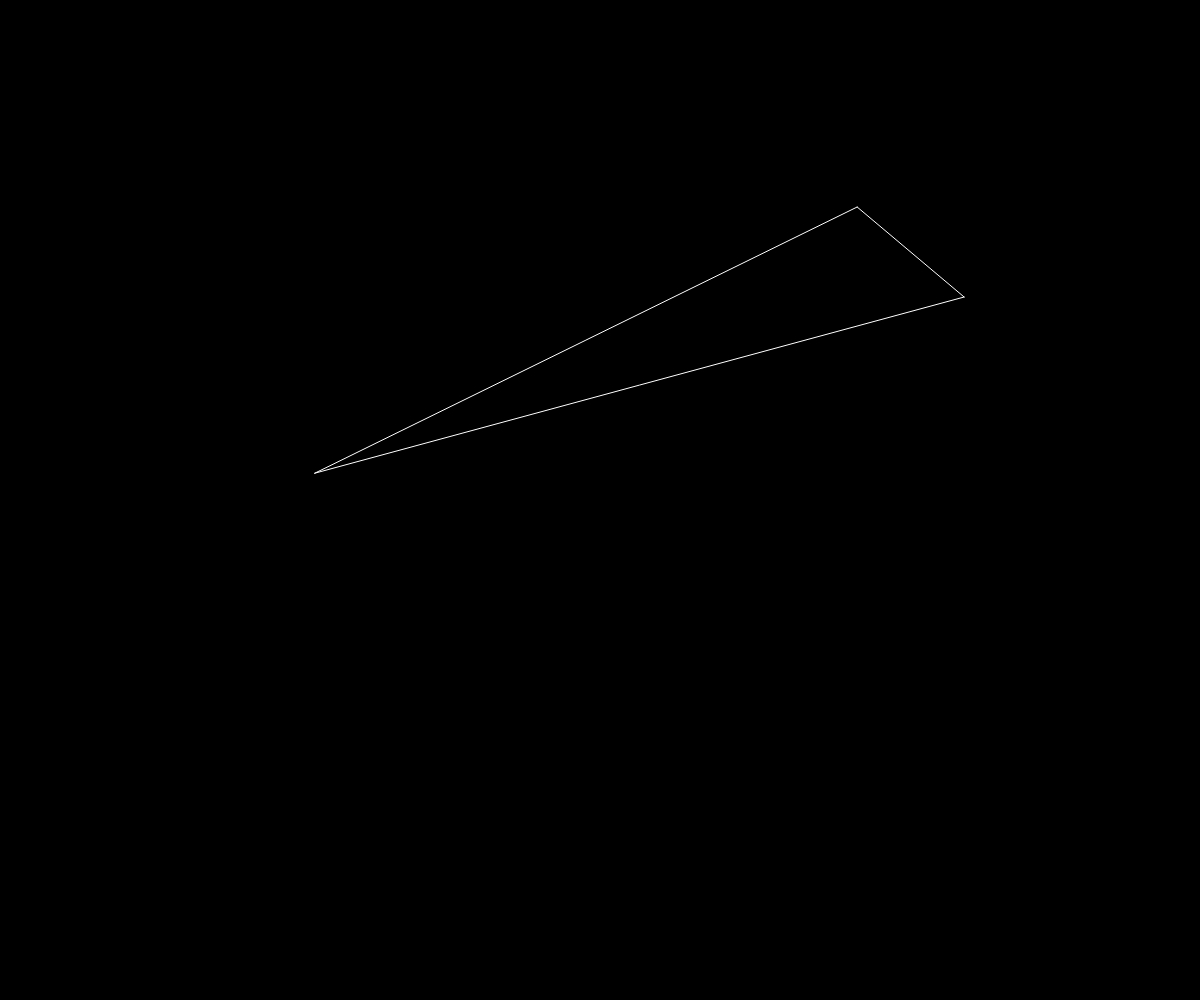
Frame 1 (no input)
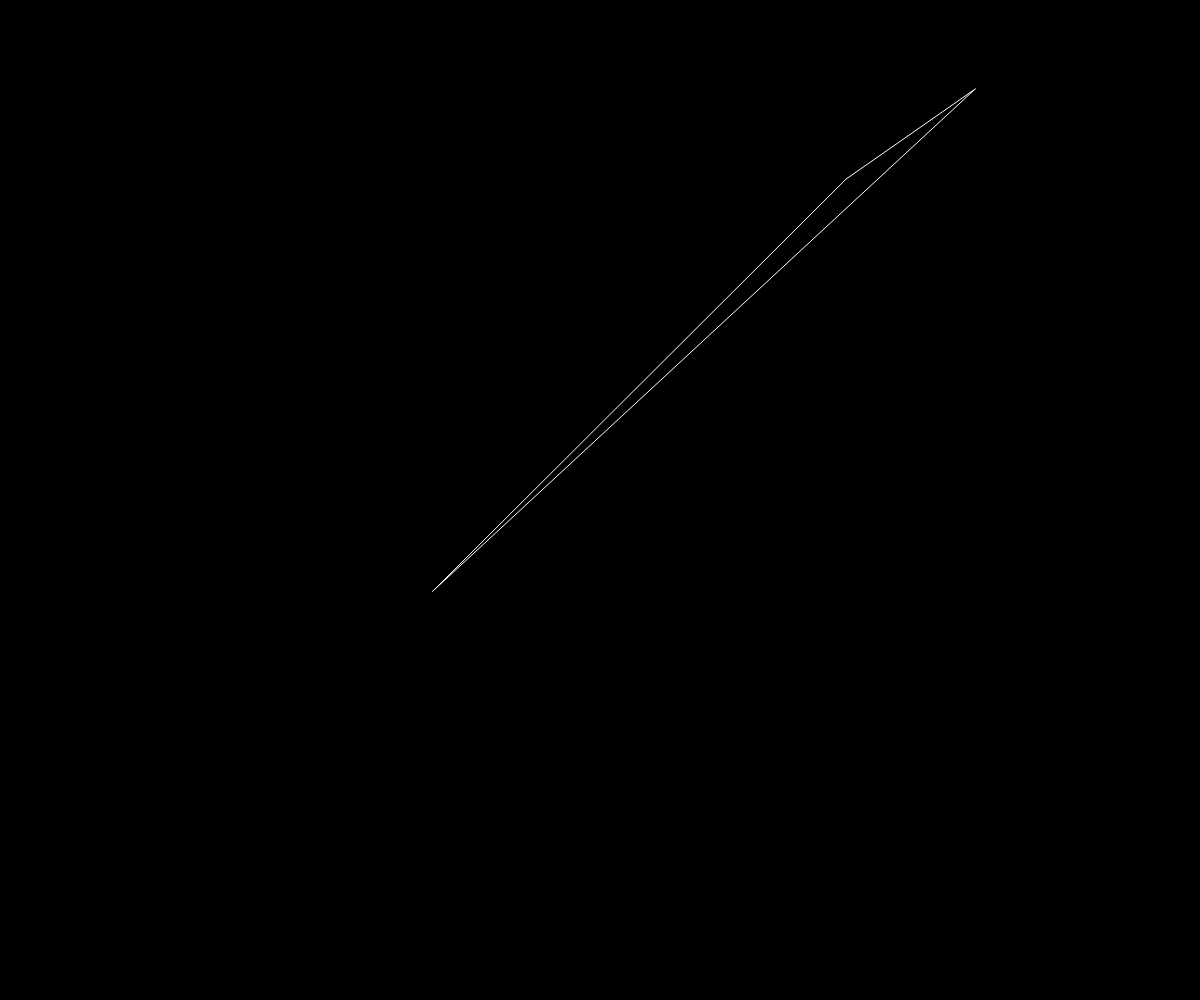
Frame 60 (no input)
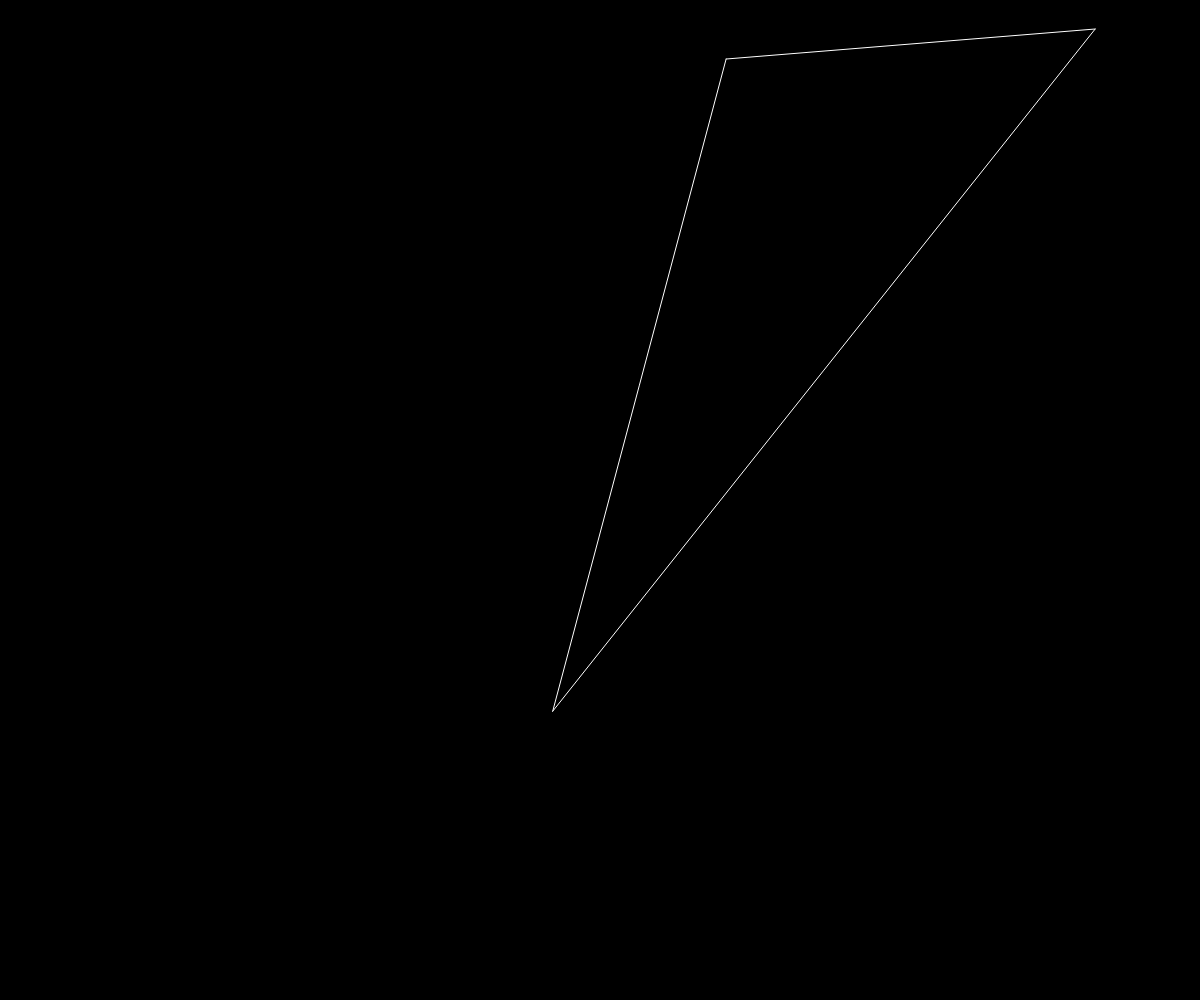
Frame 120 (the mouse pressed at the canvas centre since frame 60)

The p5.js sketch that drew these frames (run headless with seeded random() and noise() and a simulated clock; from frame 60 on, the mouse is pressed at the canvas centre):

// p5.js sketch
// ── sketch.js
let points = [];

function setup() {
  createCanvas(window.innerWidth, window.innerHeight);
  points.push(createPoint());
  points.push(createPoint());
  points.push(createPoint());
}

function draw() {
  stroke(255);
  background(0);
  for(let idx = 0; idx < points.length; idx++){
    let curr = points[idx];
    let next = points[(idx + 1) % points.length];
    line(curr.pos.x, curr.pos.y, next.pos.x, next.pos.y);
  }
  points.forEach((p) => { p .update(); });
}

const createPoint = () => {

  return {
    pos: {
      x: random(0, width),
      y: random(0, height),
    },
    vel: {
      x: random([-2, 2]),
      y: random([-2, 2]),
    },
    update() {
      if(0 >= this.pos.x || this.pos.x >= width){
        this.vel.x *= -1;
      }
      this.pos.x += this.vel.x;
      if(0 >= this.pos.y || this.pos.y >= height){
        this.vel.y *= -1;
      }
      this.pos.y += this.vel.y;
    },
    draw() {
      stroke(255);
      strokeWeight(8);
      point(this.pos.x, this.pos.y);
    },
  };
}
